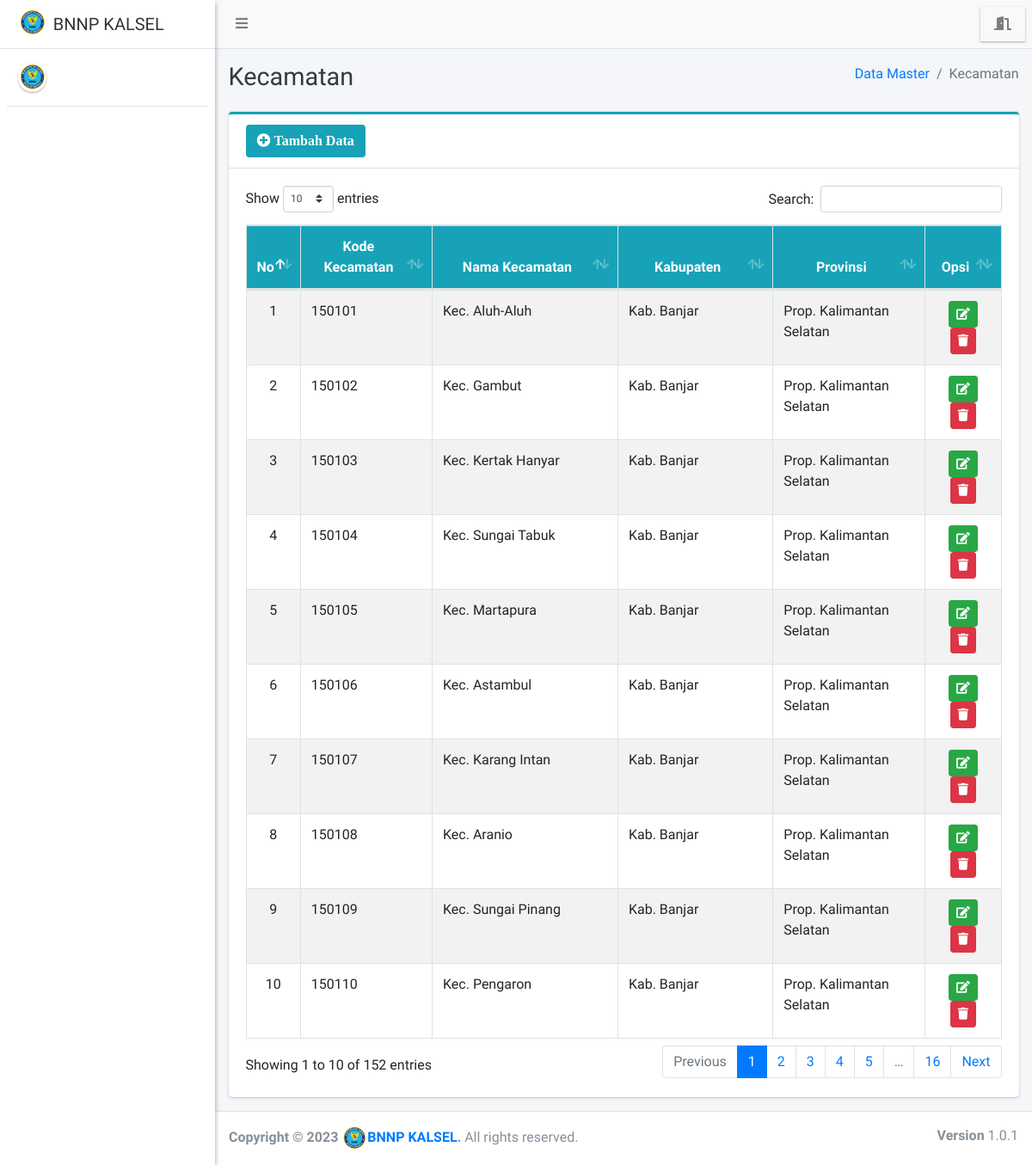
The app's page /admin/kecamatan/index.php with its own data.
### tables this page shows
CREATE TABLE `kecamatan` (
  `id_kecamatan` int(11) NOT NULL,
  `kode_kecamatan` varchar(25) NOT NULL,
  `nama_kecamatan` varchar(100) NOT NULL,
  `kabupaten` varchar(50) NOT NULL,
  `provinsi` varchar(50) NOT NULL
);

### admin/kecamatan/index.php (the view, shortened to what this page needs)
<?php
require '../../config/koneksi.php';
?>
<!DOCTYPE html>
<html>
<?php
include '../../templates/head.php';
?>
<body class="hold-transition sidebar-mini layout-fixed">
    <div class="wrapper">
        <?php
        include '../../templates/navbar.php';
        ?>
        <?php
        include '../../templates/sidebar.php';
        ?>
        <div class="content-wrapper">
            <div class="content-header">
                <div class="container-fluid">
                    <div class="row mb-2">
                        <div class="col-sm-6">
                            <h1 class="m-0 text-dark">Kecamatan</h1>
                        </div>
                        <div class="col-sm-6">
                            <ol class="breadcrumb float-sm-right">
                                <li class="breadcrumb-item"><a href="#">Data Master</a></li>
                                <li class="breadcrumb-item active">Kecamatan</li>
                            </ol>
                        </div>
                    </div>
                </div>
            </div>
            <section class="content">
                <div class="container-fluid">
                    <div class="row">
                        <div class="col-12">
                            <div class="card card-info card-outline">
                                <div class="card-header">
                                    <a href="tambah" class="btn bg-info"><i class="fa fa-plus-circle"> Tambah Data</i></a>
                                </div>
                                <div class="card-body">
                                    <div class="table-responsive">
                                        <table id="example1" class="table table-bordered table-striped">
                                            <thead class="bg-info">
                                                <tr align="center">
                                                    <th>No</th>
                                                    <th>Kode Kecamatan </th>
                                                    <th>Nama Kecamatan </th>
                                                    <th>Kabupaten </th>
                                                    <th>Provinsi </th>
                                                    <th>Opsi</th>
                                                </tr>
                                            </thead>
                                            <tbody style="background-color: white">
                                                <?php
                                                $no = 1;
                                                $data = $koneksi->query("SELECT * FROM kecamatan ORDER BY id_kecamatan ASC");
                                                while ($row = $data->fetch_array()) {
                                                ?>
                                                    <tr>
                                                        <td align="center"><?= $no++ ?></td>
                                                        <td><?= $row['kode_kecamatan'] ?></td>
                                                        <td><?= $row['nama_kecamatan'] ?></td>
                                                        <td><?= $row['kabupaten'] ?></td>
                                                        <td><?= $row['provinsi'] ?></td>
                                                        <td align="center">
                                                            <a href="edit?id=<?= $row['id_kecamatan'] ?>" class="btn btn-success btn-sm" title="Edit"><i class="fa fa-edit"></i></a>
                                                            <a href="hapus?id=<?= $row['id_kecamatan'] ?>" class="btn btn-danger btn-sm alert-hapus" title="Hapus"><i class="fa fa-trash"></i></a>
                                                        </td>
                                                    </tr>
                                                <?php } ?>
                                            </tbody>
                                        </table>
                                    </div>
                                </div>
                            </div>
                        </div>
                    </div>
                </div>
            </section>
        </div>
        <?php include_once "../../templates/footer.php"; ?>
    </div>
</body>
</html>

### records on screen
kecamatan: kode_kecamatan "150101", nama_kecamatan "Kec. Aluh-Aluh", kabupaten "Kab. Banjar", provinsi "Prop. Kalimantan Selatan"
kecamatan: kode_kecamatan "150102", nama_kecamatan "Kec. Gambut", kabupaten "Kab. Banjar", provinsi "Prop. Kalimantan Selatan"
kecamatan: kode_kecamatan "150103", nama_kecamatan "Kec. Kertak Hanyar", kabupaten "Kab. Banjar", provinsi "Prop. Kalimantan Selatan"
kecamatan: kode_kecamatan "150104", nama_kecamatan "Kec. Sungai Tabuk", kabupaten "Kab. Banjar", provinsi "Prop. Kalimantan Selatan"
kecamatan: kode_kecamatan "150105", nama_kecamatan "Kec. Martapura", kabupaten "Kab. Banjar", provinsi "Prop. Kalimantan Selatan"
kecamatan: kode_kecamatan "150106", nama_kecamatan "Kec. Astambul", kabupaten "Kab. Banjar", provinsi "Prop. Kalimantan Selatan"
kecamatan: kode_kecamatan "150107", nama_kecamatan "Kec. Karang Intan", kabupaten "Kab. Banjar", provinsi "Prop. Kalimantan Selatan"
kecamatan: kode_kecamatan "150108", nama_kecamatan "Kec. Aranio", kabupaten "Kab. Banjar", provinsi "Prop. Kalimantan Selatan"
kecamatan: kode_kecamatan "150109", nama_kecamatan "Kec. Sungai Pinang", kabupaten "Kab. Banjar", provinsi "Prop. Kalimantan Selatan"
kecamatan: kode_kecamatan "150110", nama_kecamatan "Kec. Pengaron", kabupaten "Kab. Banjar", provinsi "Prop. Kalimantan Selatan"
